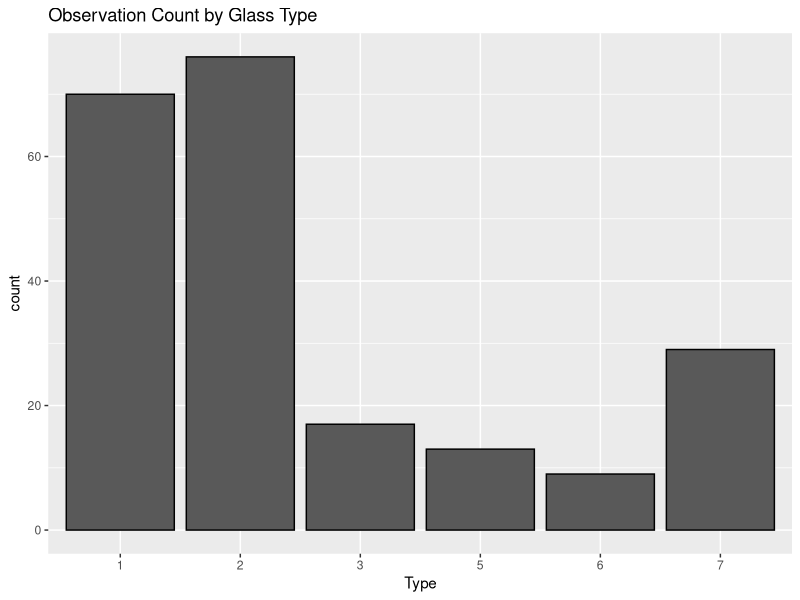
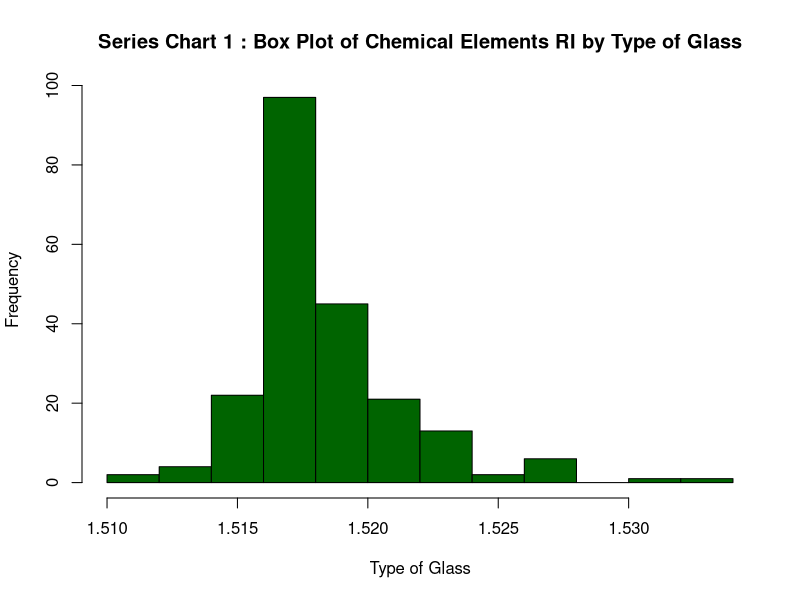
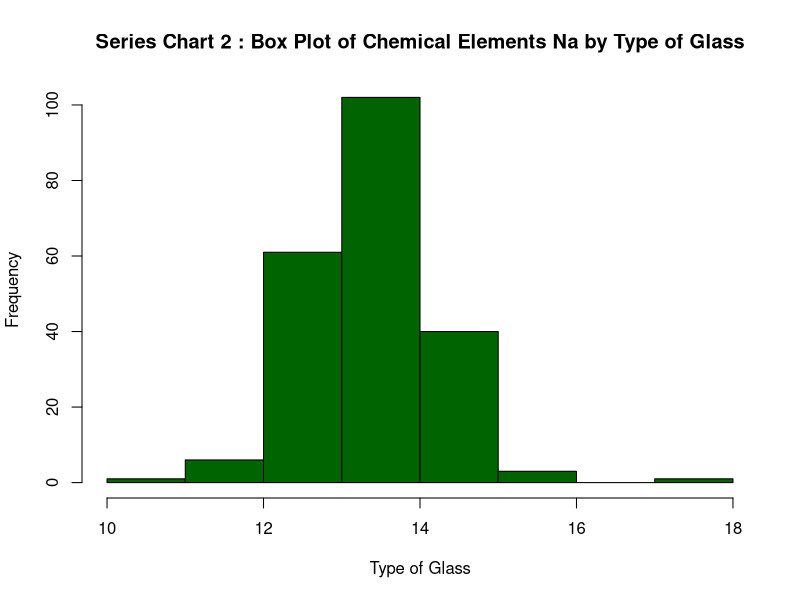
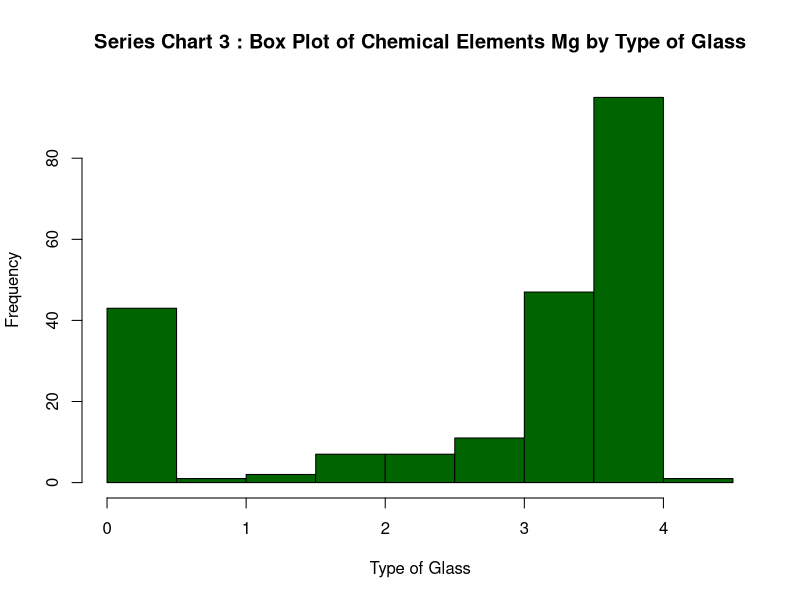
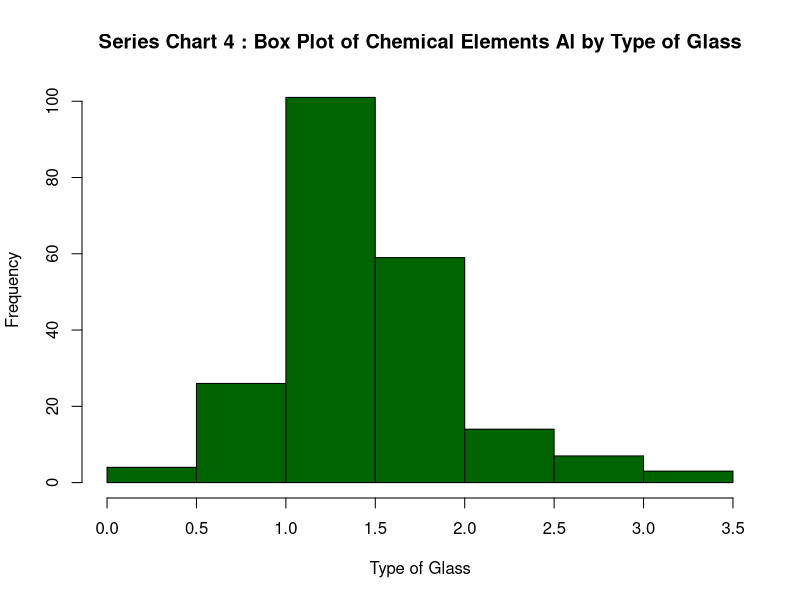
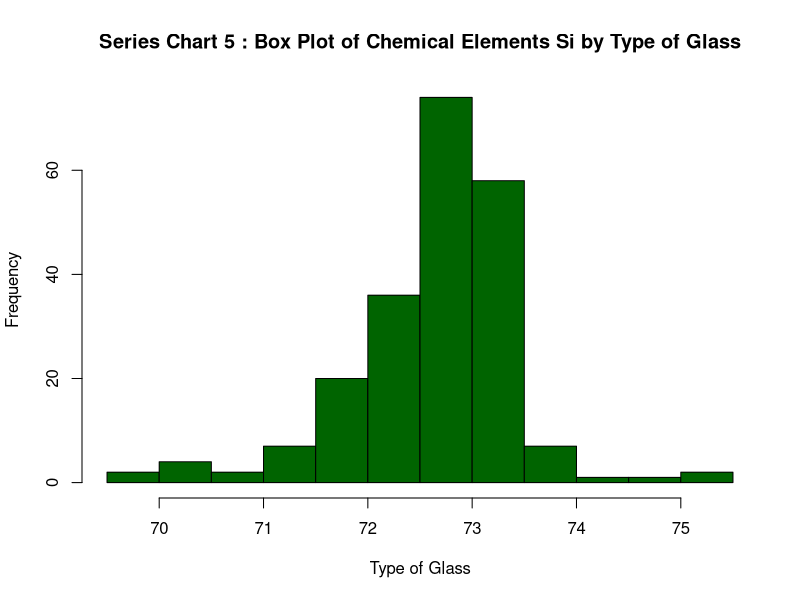
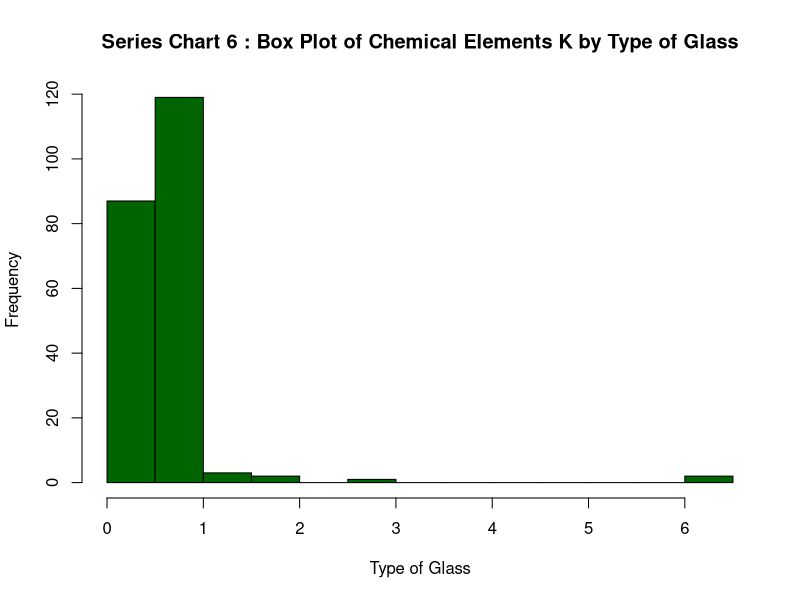
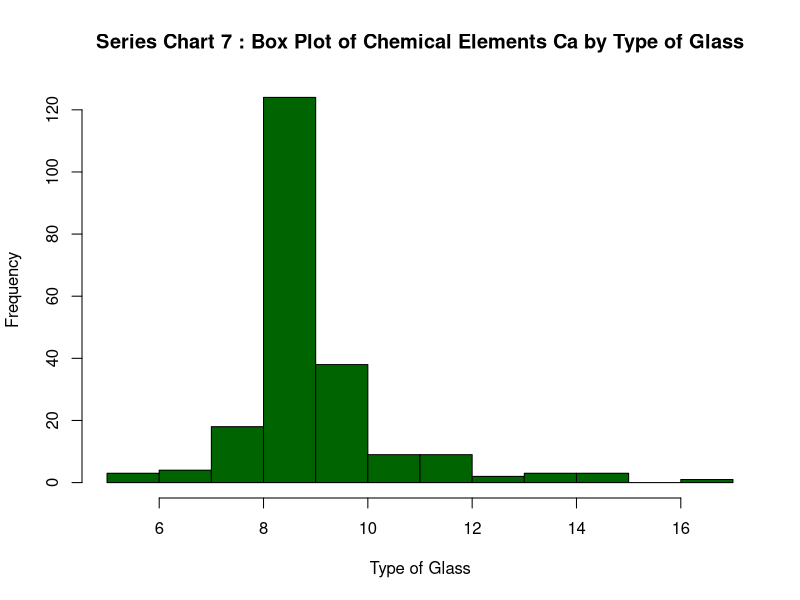

These charts were generated, in order, by the following R code:
## ---- chunk 1
library(mlbench)
library(dplyr)
library(tidyr)
library(knitr)
library(ggplot2)
## ---- chunk 2
data(Glass)
str(Glass)
## ---- chunk 3
Glass
## ---- chunk 4
ggplot(Glass,aes(x=Type))+
  geom_bar(colour="black")+
  ggtitle("Observation Count by Glass Type")
## ---- chunk 5
for(i in 1:9){
  x <- Glass[,i]
   hist(x,
       main=paste("Series Chart",i,": Box Plot of Chemical Elements",
          names(Glass)[i],"by Type of Glass"),
       xlab="Type of Glass",
       col = ("Dark Green"))
}
